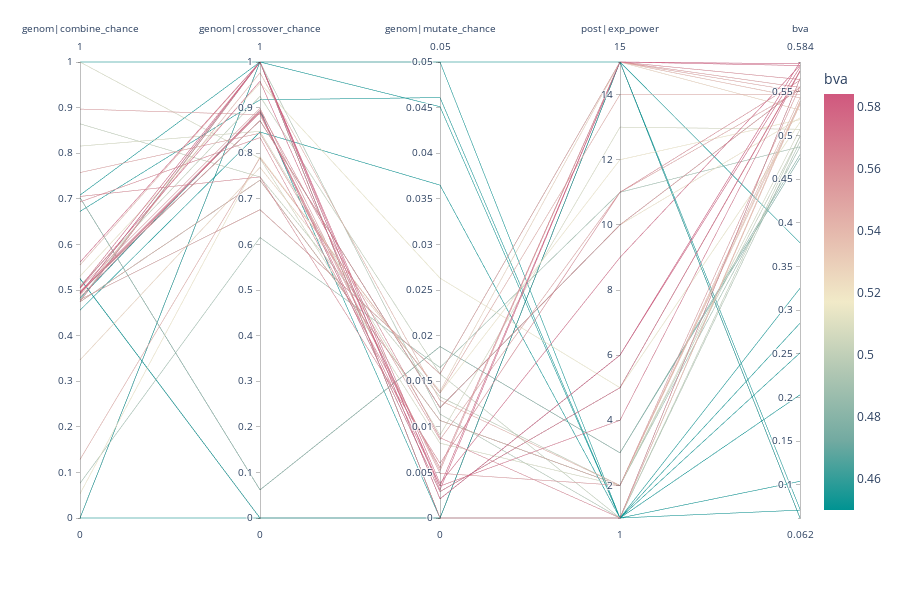

The code cell stored with this chart in its notebook:
### Code cell
k = 'bva'
tdf = df.sort_index(ascending=False)#[:80]
fig = px.parallel_coordinates(tdf, color=k,
              dimensions=['genom|combine_chance', 'genom|crossover_chance', 'genom|mutate_chance', 'post|exp_power',
                         #'dec_f0','dec_f1','dec_f2','dec_f3',
                          'bva'],
              color_continuous_scale=px.colors.diverging.Tealrose,
              range_color=[0.45,df[k].max()],
              color_continuous_midpoint=.5)
fig.show()
